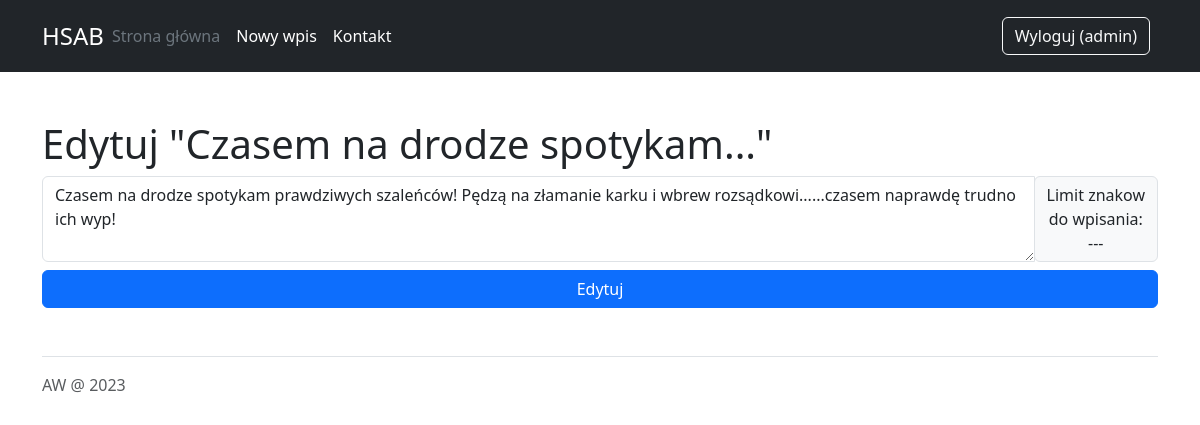
The app's page /2/edit (signed in) with its own data.
### tables this page shows
CREATE TABLE login
(
    id  INTEGER PRIMARY KEY AUTOINCREMENT,
    username    TEXT NOT NULL,
    password TEXT NOT NULL,
    access INTEGER   NOT NULL DEFAULT '0'
);

CREATE TABLE posts
(
    id      INTEGER PRIMARY KEY AUTOINCREMENT,
    created TIMESTAMP NOT NULL DEFAULT CURRENT_TIMESTAMP,
    content TEXT      NOT NULL,
    vote    INTEGER   NOT NULL DEFAULT '0'
);

### app.py (the view, shortened to what this page needs)
@app.route('/<int:id>/edit', methods=('GET', 'POST'))
@login_required
def edit(id):
    post = get_post(id)
    return render_template('edit.html', post=post)

### app.py (called while the page is built)
def get_db_connection():
    conn = sqlite3.connect('database.db')
    conn.row_factory = sqlite3.Row
    return conn

def get_post(post_id):
    conn = get_db_connection()
    post = conn.execute('SELECT * FROM posts WHERE id = ?',
                        (post_id,)).fetchone()
    conn.close()
    if post is None:
        abort(404)
    return post

@login_manager.user_loader
def load_user(user_id):
   conn = get_db_connection()
   curs = conn.cursor()
   curs.execute("SELECT * from login where id = (?)",[user_id])
   lu = curs.fetchone()
   if lu is None:
      return None
   else:
      return User(int(lu[0]), lu[1], lu[2])

### templates/edit.html
{% extends 'base.html' %}
{% block content %}
<h1>{% block title %} Edytuj "{{ post['content']|truncate(32) }}" {% endblock %}</h1>
<form method="post">
    <div class="input-group">
        <textarea name="content" placeholder="Post content"
                  class="form-control" onInput="LiczZnaki(this, 128)"
                      maxlength="128">{{ request.form['content'] or post['content'] }}</textarea>
                                <div class="input-group-prepend">
                <span class="input-group-text">Limit znakow <br>do wpisania:<br> ---</span>
            </div>
    </div>
    <div class="form-group d-grid gap-2 pt-2">
        <button type="submit" class="btn btn-primary">Edytuj</button>
    </div>
</form>
{% endblock %}

### templates/base.html (shortened to what this page needs)
<!doctype html>
<html lang="en">
<head>
    <link rel="stylesheet" href="{{ url_for('static', filename= 'css/style.css') }}">
    <link href="https://cdn.jsdelivr.net/npm/bootstrap@5.3.0/dist/css/bootstrap.min.css" rel="stylesheet"
>
</head>
<body>
<header class="p-3 text-bg-dark">
    <div class="container">
        <div class="d-flex flex-wrap align-items-center justify-content-center justify-content-lg-start">
            <a href="/" class="navbar-brand d-flex align-items-center mb-2 mb-lg-0 text-white text-decoration-none">
                HSAB
            </a>
            <ul class="nav col-12 col-lg-auto me-lg-auto mb-2 justify-content-center mb-md-0">
                <li><a href="{{ url_for('index') }}" class="nav-link px-2 text-secondary">Strona główna</a></li>
                <li><a href="{{ url_for('create') }}" class="nav-link px-2 text-white">Nowy wpis</a></li>
                <li><a href="{{ url_for('contact') }}" class="nav-link px-2 text-white">Kontakt</a></li>
            </ul>
            <div class="text-end">
                {% if current_user.is_authenticated %}
                    <a href="{{ url_for('logout') }}">
                        <button type="button" class="btn btn-outline-light me-2">Wyloguj ({{ current_user.username }})
                        </button>
                    </a>
                {% endif %}
            </div>
        </div>
    </div>
</header>
<main>
    <div class="container py-4">
        <div class="py-4">
            {% block content %} {% endblock %}
        </div>
        <footer class="pt-3 mt-4 text-body-secondary border-top">
            AW @ 2023
        </footer>
    </div>
</main>
</body>
</html>

### static/css/style.css (style rules this page uses)
.navbar-brand { font-size: x-large !important; }

### records on screen
login: username "admin"
posts: content "Czasem na drodze spotykam...", content "Czasem na drodze spotykam prawdziwych szaleńców! Pędzą na złamanie karku i wbrew rozsądkowi......czasem naprawdę trudno ich wyp!"
